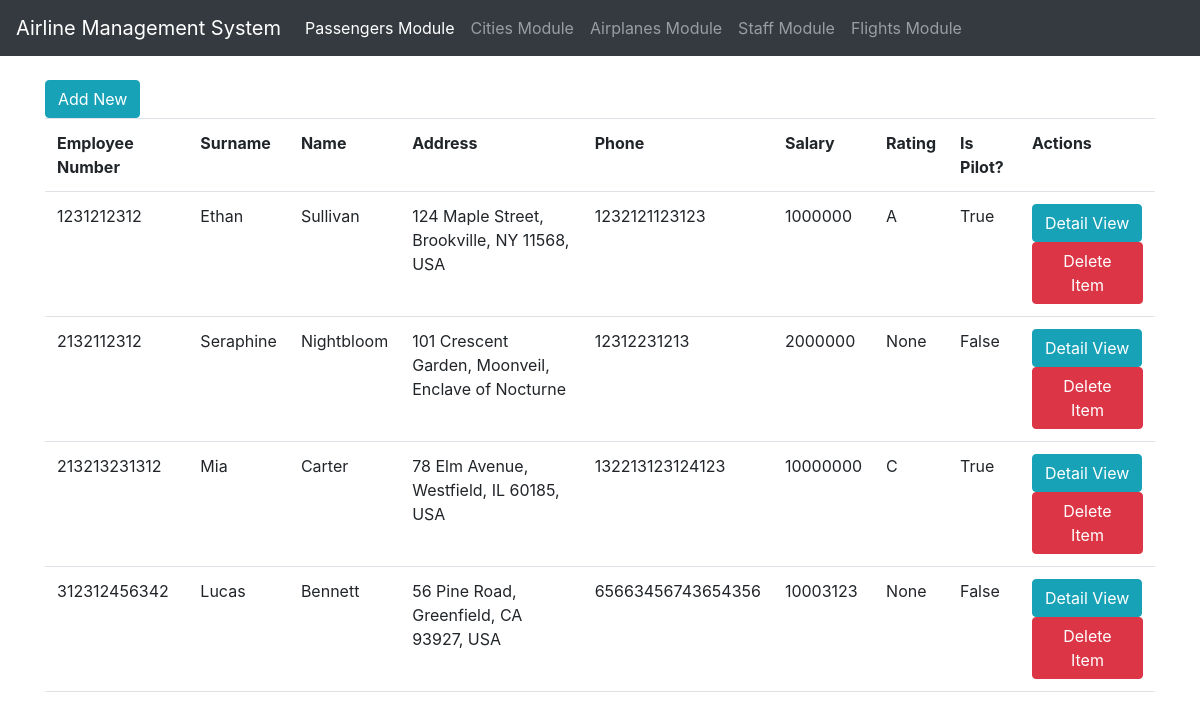
Page /staff/ on the committed database.
### StaffModule/models.py (models this page shows, shortened)
class Staff(models.Model):
    employee_number = models.IntegerField()
    surname = models.CharField(max_length=100)
    name = models.CharField(max_length=100)
    address = models.CharField(max_length=100)
    phone = models.CharField(max_length=100)
    salary = models.IntegerField()
    CHOICES = (
        ('a','A'),
        ('b','B'),
        ('c','C'),
    )
    rating = models.CharField(max_length=10,choices=CHOICES,blank=True)
    is_pilot = models.BooleanField(default=False)

### StaffModule/views.py (the view)
# urls.py: path('', name='airplane listview', view=index),
def index(request):
    staffs = Staff.objects.all().order_by('employee_number')
    return render(request,'staff_listview.html',{'staffs':staffs})

### StaffModule/templates/staff_listview.html (shortened to what this page needs)
{% extends "staff_base.html" %}
{% block content %}
<div class="container">
    <a class="btn btn-info" href="{% url 'staff add' %}">Add New</a>
    <table class="table">
        <tr>
            <th>Employee Number</th>
            <th>Surname</th>
            <th>Name</th>
            <th>Address</th>
            <th>Phone</th>
            <th>Salary</th>
            <th>Rating</th>
            <th>Is Pilot?</th>
            <th>Actions</th>
        </tr>
        {% for staff in staffs %}
        <tr>
            <td>{{ staff.employee_number }}</td>
            <td>{{ staff.surname }}</td>
            <td>{{ staff.name }}</td>
            <td>{{ staff.address }}</td>
            <td>{{ staff.phone }}</td>
            <td>{{ staff.salary }}</td>
            <td>{{ staff.get_rating_display | default:"None"}}</td>
            <td>{{ staff.is_pilot }}</td>
            <td>
                <a class="btn btn-info" href="view/{{ staff.id }}">Detail View</a>
                <a class="btn btn-danger" href="delete/{{ staff.id }}">Delete Item</a>
            </td>
        </tr>
        {% endfor %}
    </table>
</div>
{% endblock %}

### rows in the picture
Staff: employee_number "1231212312", surname "Ethan", name "Sullivan", address "124 Maple Street, Brookville, NY 11568, USA", phone "1232121123123", salary "1000000", rating "A", is_pilot "True"
Staff: employee_number "2132112312", surname "Seraphine", name "Nightbloom", address "101 Crescent Garden, Moonveil, Enclave of Nocturne", phone "12312231213", salary "2000000", rating "None", is_pilot "False"
Staff: employee_number "213213231312", surname "Mia", name "Carter", address "78 Elm Avenue, Westfield, IL 60185, USA", phone "132213123124123", salary "10000000", rating "C", is_pilot "True"
Staff: employee_number "312312456342", surname "Lucas", name "Bennett", address "56 Pine Road, Greenfield, CA 93927, USA", phone "65663456743654356", salary "10003123", rating "None", is_pilot "False"
